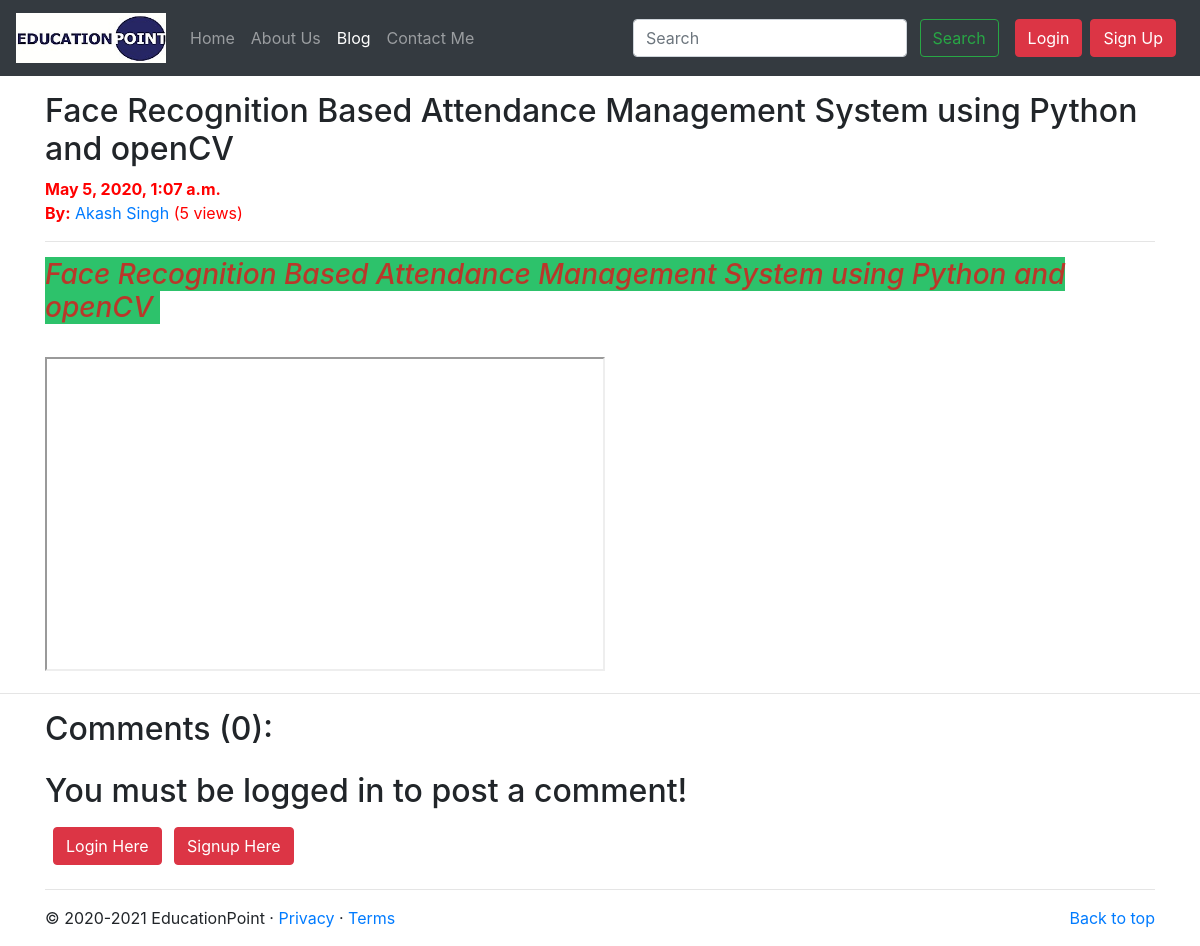
Screenshot of /blog/Attendance_System with the database file from the repository.
### blog/models.py (models this page shows, shortened)
class Post(models.Model):
    sno = models.AutoField(primary_key = True)
    title = models.CharField(max_length=255)
    content = models.TextField()
    author = models.CharField(max_length=50)
    slug = models.CharField(max_length=150)
    views = models.IntegerField(default=0)
    timeStamp = models.DateTimeField(blank=True)

### blog/views.py (the view)
# urls.py: path('<str:slug>', views.blogPost, name='blogPost'),
def blogPost(request, slug):
    post = Post.objects.filter(slug=slug).first()
    post.views = post.views + 1
    post.save()
    comments = BlogComment.objects.filter(post=post, parent=None)
    replies = BlogComment.objects.filter(post=post).exclude(parent=None)
    replyDict = {}
    for reply in replies:
        if reply.parent.sno not in replyDict.keys():
            replyDict[reply.parent.sno] = [reply]
        else:
            replyDict[reply.parent.sno].append(reply)
    context = {'post':post, 'comments':comments, 'user':request.user, 'replyDict': replyDict}
    return render(request, 'blog/blogPost.html', context)

### templates/blog/blogPost.html (shortened to what this page needs)
{% extends 'base.html' %}
{% block blogactive %} active {% endblock blogactive %}
{% block body %}
{% load humanize %}
{% load extras %}
<div class="container my-3">
        <h2 class="blog-post-title">{{post.title}}</h2>
        <p style="color: red;" class="blog-post-meta"><b>{{post.timeStamp}}</b> <br><strong>By:</strong> <a
                        href="/about">{{post.author}}</a>  (<span>{{post.views}} views</span>)</p>
        <hr>
        <p>{{post.content|safe}}</p>
</div>
<hr>
<div class="container">
        <div class="my-2">
                <h2>Comments ({{comments.count}}):</h2>
                {% if user.is_authenticated %}
                <form action="/blog/postComment" method="post">
                        {% csrf_token %}
                        <div class="form-group">
                                <label for="exampleInputEmail1"><b>Post Comments:</b></label>
                                <input type="text" class="form-control" name="comment"
                                        placeholder="Enter your comment here">
                        </div>
                        <input type="hidden" name="postSno" value="{{post.sno}}">
                        <input type="hidden" name="parentSno" value="">
                        <button type="submit" class="btn btn-danger">Submit</button>
                </form>
                {% else %}
                <div class="my-4">
                        <h2><label for="inputAddress">You must be logged in to post a comment!</label></h2>
                        <button type="submit" class="btn btn-danger my-2 my-sm-0 ml-2" data-toggle="modal"
                                data-target="#loginModal">Login Here</button>
                        <button type="submit" class="btn btn-danger my-2 my-sm-0 ml-2" data-toggle="modal"
                                data-target="#signupModal">Signup Here</button>
                </div>
                <hr>
                {% endif %}
        </div>
</div>
{% endblock body %}

### templates/base.html (shortened to what this page needs)
<!doctype html>
<html lang="en">
<head>
  <link rel="stylesheet" href="https://stackpath.bootstrapcdn.com/bootstrap/4.4.1/css/bootstrap.min.css"
>
</head>
<body>
  <nav class="navbar navbar-expand-lg navbar-dark bg-dark">
    <a class="navbar-brand" href="/">
      <img src="/static/common/img/photo.jpg" width="150" height="50" alt="EducationPoint">
    </a>
    <div class="collapse navbar-collapse" id="navbarSupportedContent">
      <ul class="navbar-nav mr-auto">
        <li class="nav-item {% block homeactive %} {% endblock homeactive %}">
          <a class="nav-link" href="/">Home <span class="sr-only">(current)</span></a>
        </li>
        <li class="nav-item {% block aboutactive %} {% endblock aboutactive %}">
          <a class="nav-link" href="/about">About Us</a>
        </li>
        <li class="nav-item {% block blogactive %} {% endblock blogactive %}">
          <a class="nav-link" href="/blog">Blog</a>
        </li>
        <li class="nav-item {% block contactactive %} {% endblock contactactive %}">
          <a class="nav-link" href="/contact">Contact Me</a>
        </li>
      </ul>
      <div class="ml-auto form-inline">
        <form method="get" action="/search" class=" my-2 my-lg-0 mx-3">
          <input class="form-control mr-sm-2" type="search" placeholder="Search" aria-label="Search" name="query"
            id="query">
          <button class="btn btn-outline-success my-2 my-sm-0" type="submit">Search</button>
        </form>
        {% if user.is_authenticated %}
        <ul class="navbar-nav">
          <li class="nav-item dropdown">
            <a class="nav-link dropdown-toggle" href="#" id="navbarDropdown" role="button" data-toggle="dropdown"
              aria-haspopup="true" aria-expanded="false">
              Welcome:- <strong>{{request.user}}</strong>
            </a>
            <div class="dropdown-menu" aria-labelledby="navbarDropdown">
              <a class="dropdown-item" href="/logout">Logout</a>
            </div>
          </li>
        </ul>
        {% else %}
        <button type="button" class="btn btn-danger mr-2" data-toggle="modal" data-target="#loginModal">
          Login
        </button>
        <button type="button" class="btn btn-danger mr-2" data-toggle="modal" data-target="#signupModal">
          Sign Up
        </button>
        {% endif %}
      </div>
    </div>
  </nav>
  {% block body %}
  {% endblock body %}
  <footer class="container mt-3">
    <p class="float-right"><a href="#">Back to top</a></p>
    <p>© 2020-2021 EducationPoint · <a href="#">Privacy</a> · <a href="#">Terms</a></p>
  </footer>
</body>
</html>

### rows the page displays
Post: title "Face Recognition Based Attendance Management System using Python and openCV", timeStamp "May 5, 2020, 1:07 a.m.", author "Akash Singh", views "5", content "Face Recognition Based Attendance Management System using Python and openCV"

### other values shown
{{ comments.count }} "0"
